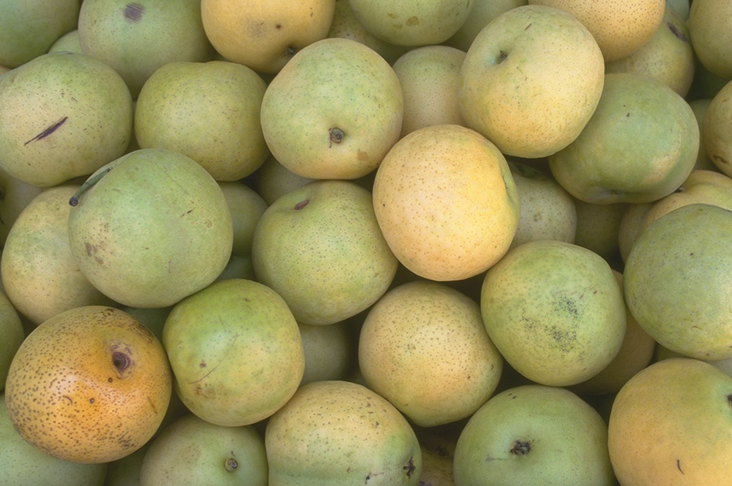
%> input picture matlab/pears.png, 732 x 486 px
$ octave watershed_pear.m   (GNU Octave 9; MATLAB toolbox functions it lacks are replaced by stand-ins)
%> lines starting %> are read from the running program, lines starting %| are printed output that depends on the picture; in (x1, y1, x2, y2) boxes, pixels count from 0 and x2, y2 are one past the last pixel; in counts of white or black regions, pixels touching at a corner belong together; the program's own positions count from 1
Im = imread('pears.png');
%> Im is the input picture: size 486x732x3 uint8; mean R, G, B 154.5, 146.4, 91.1
I = rgb2gray(Im);
hy = fspecial('sobel');
hx = hy';
Iy = imfilter(double(I), hy, 'replicate');
Ix = imfilter(double(I), hx, 'replicate');
gradmag = sqrt(Ix.^2 + Iy.^2);
figure
imshow(gradmag,[]), title('Gradient magnitude (gradmag)')
se = strel('disk', 20);
Ie = imerode(I, se);
Iobr = imreconstruct(Ie, I);
figure
imshow(Iobr), title('Opening-by-reconstruction (Iobr)')

Iobrd = imdilate(Iobr, se);
Iobrcbr = imreconstruct(imcomplement(Iobrd), imcomplement(Iobr));
Iobrcbr = imcomplement(Iobrcbr);
figure
imshow(Iobrcbr), title('Opening-closing by reconstruction (Iobrcbr)')


fgm = imregionalmax(Iobrcbr);
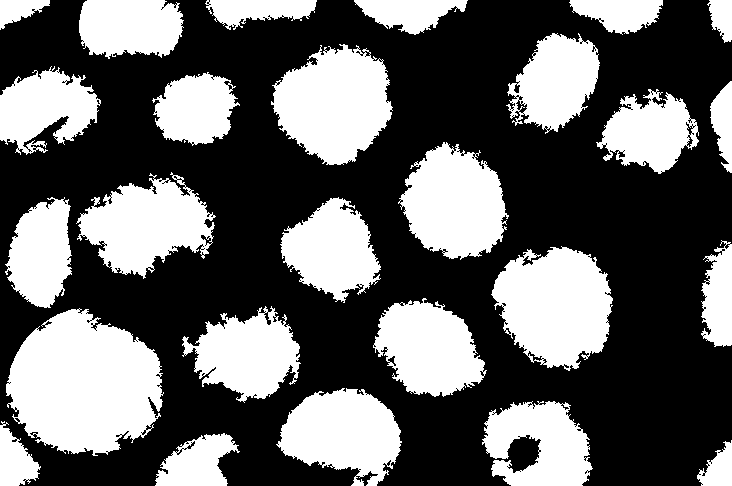
%> fgm: size 486x732 logical; 39% white; 26 white regions, largest, box (x1, y1, x2, y2) and area: (6, 308, 164, 456) 16654, (491, 246, 613, 371) 10655, (271, 44, 393, 165) 10087
figure
imshow(fgm), title('Regional maxima of opening-closing by reconstruction (fgm)')

I2 = I;
I2(fgm) = 255;
figure
imshow(I2), title('Regional maxima superimposed on original image (I2)')

se2 = strel(ones(5,5));
fgm2 = imclose(fgm, se2);
%> fgm2: size 486x732 logical; 41.1% white; 26 white regions, largest, box (x1, y1, x2, y2) and area: (6, 308, 164, 456) 17192, (491, 246, 613, 371) 11097, (271, 44, 393, 165) 10470
fgm3 = imerode(fgm2, se2);
%> fgm3: size 486x732 logical; 36.2% white; 27 white regions (1 under 20 px), largest, box (x1, y1, x2, y2) and area: (8, 311, 160, 454) 15921, (494, 249, 611, 367) 10070, (275, 46, 390, 163) 9472

fgm4 = bwareaopen(fgm3, 20);
I3 = I;
I3(fgm4) = 255;
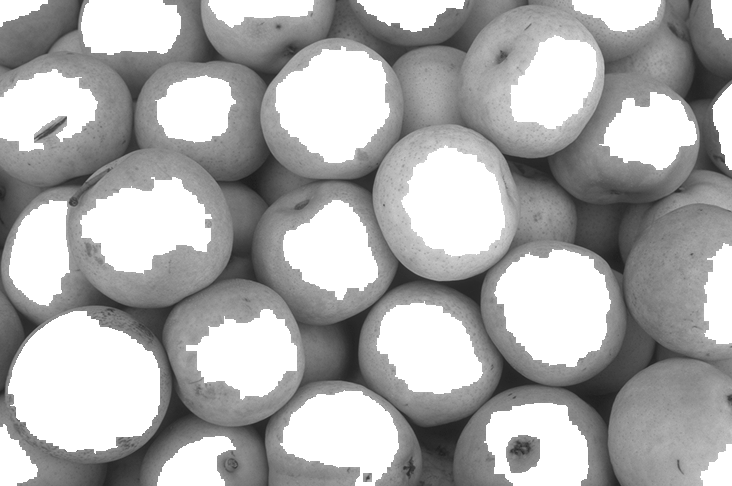
%> I3: size 486x732 uint8; min 28, max 255, mean 172.1
figure
imshow(I3)
title('Modified regional maxima superimposed on original image (fgm4)')

bw = imbinarize(Iobrcbr);
%> bw: size 486x732 logical; 70.5% white; 2 black regions, box (x1, y1, x2, y2) and area: (0, 0, 732, 486) 101343, (0, 0, 84, 74) 3670
figure
imshow(bw), title('Thresholded opening-closing by reconstruction (bw)')

D = bwdist(bw);
DL = watershed(D);
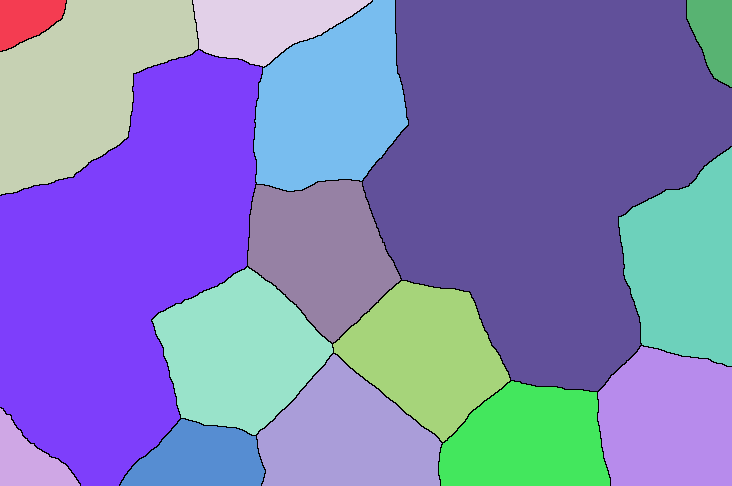
%> DL: size 486x732 uint8; 17 distinct labels, from 0 to 16; one colour per label, 0 black
bgm = DL == 0;
%> bgm: size 486x732 logical; 1.2% white in thin lines or dots
figure
imshow(bgm), title('Watershed ridge lines (bgm)')

gradmag2 = imimposemin(gradmag, bgm | fgm4);
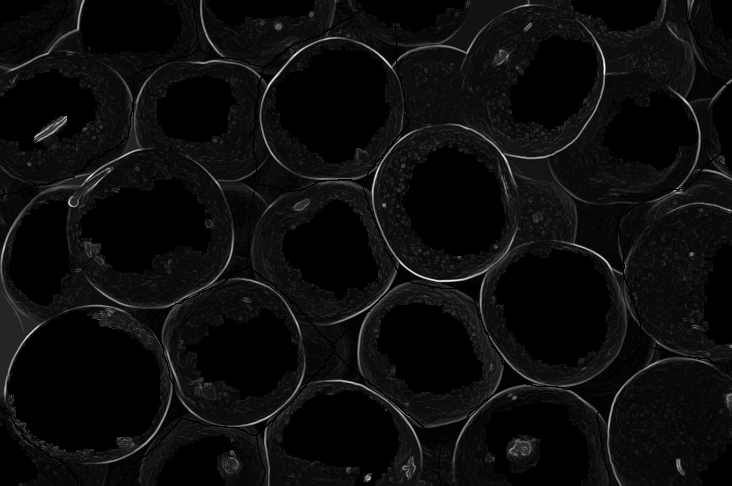
%> gradmag2: size 486x732 double; 37.4% of the values are NaN or infinite; the others: min 0.487, max 487.3, mean 39.3; drawn with min black, max white, NaN and infinite black

L = watershed(gradmag2);
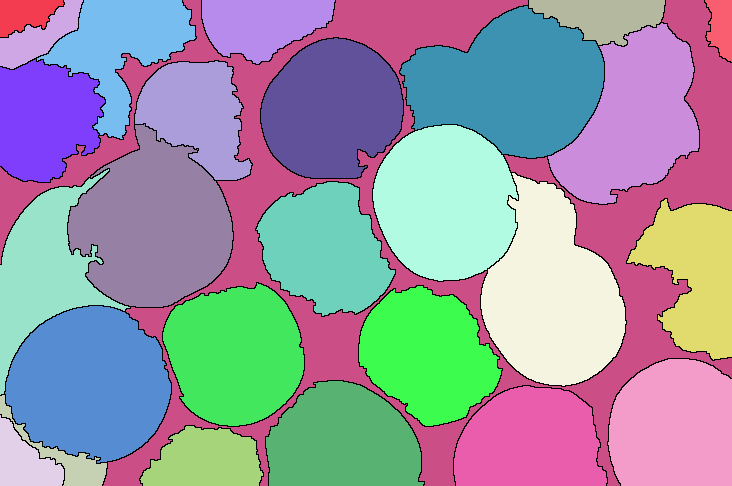
%> L: size 486x732 uint8; 28 distinct labels, from 0 to 27; one colour per label, 0 black

I4 = I;
I4(imdilate(L == 0, ones(3, 3)) | bgm) = 255;
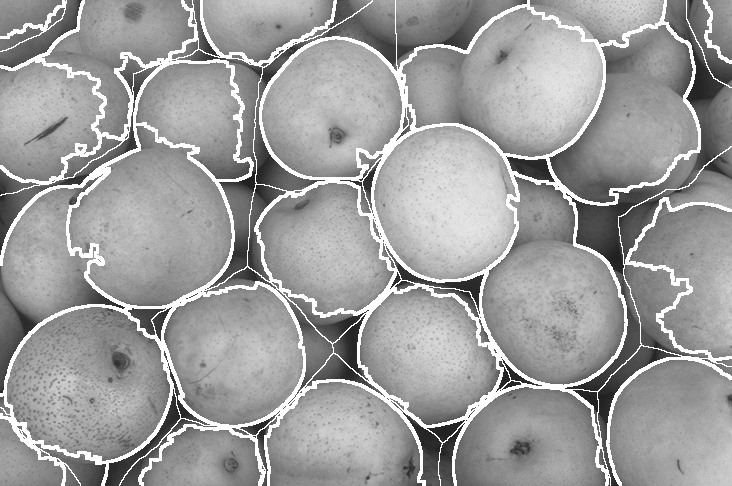
%> I4: size 486x732 uint8; min 28, max 255, mean 157
figure
imshow(I4)
title('Markers and object boundaries superimposed on original image (I4)')

Lrgb = label2rgb(L, 'jet', 'w', 'shuffle');
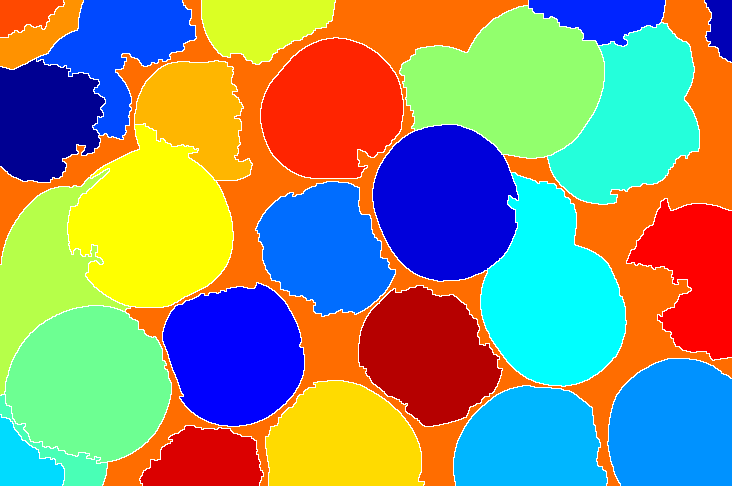
%> Lrgb: size 486x732x3 uint8; mean R, G, B 138.9, 143.6, 115.2
figure
imshow(Lrgb)
title('Colored watershed label matrix (Lrgb)')

figure
imshow(I)
hold on
himage = imshow(Lrgb);
himage.AlphaData = 0.3;
title('Lrgb superimposed transparently on original image')
%> figure, not shown here; its title reads 'Lrgb superimposed transparently on original image'
